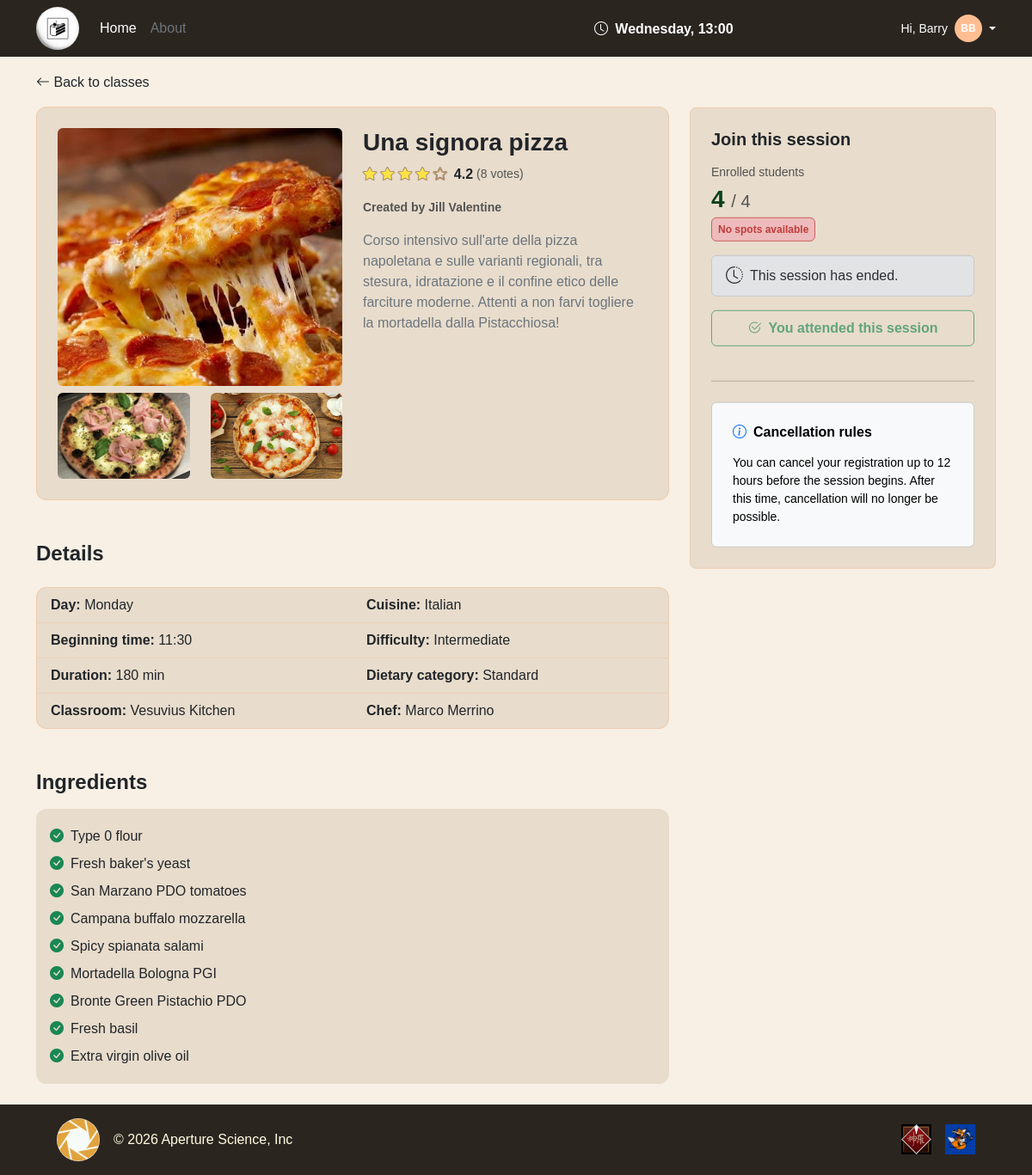
Before: /session_details/10 (signed in) with the older database file.
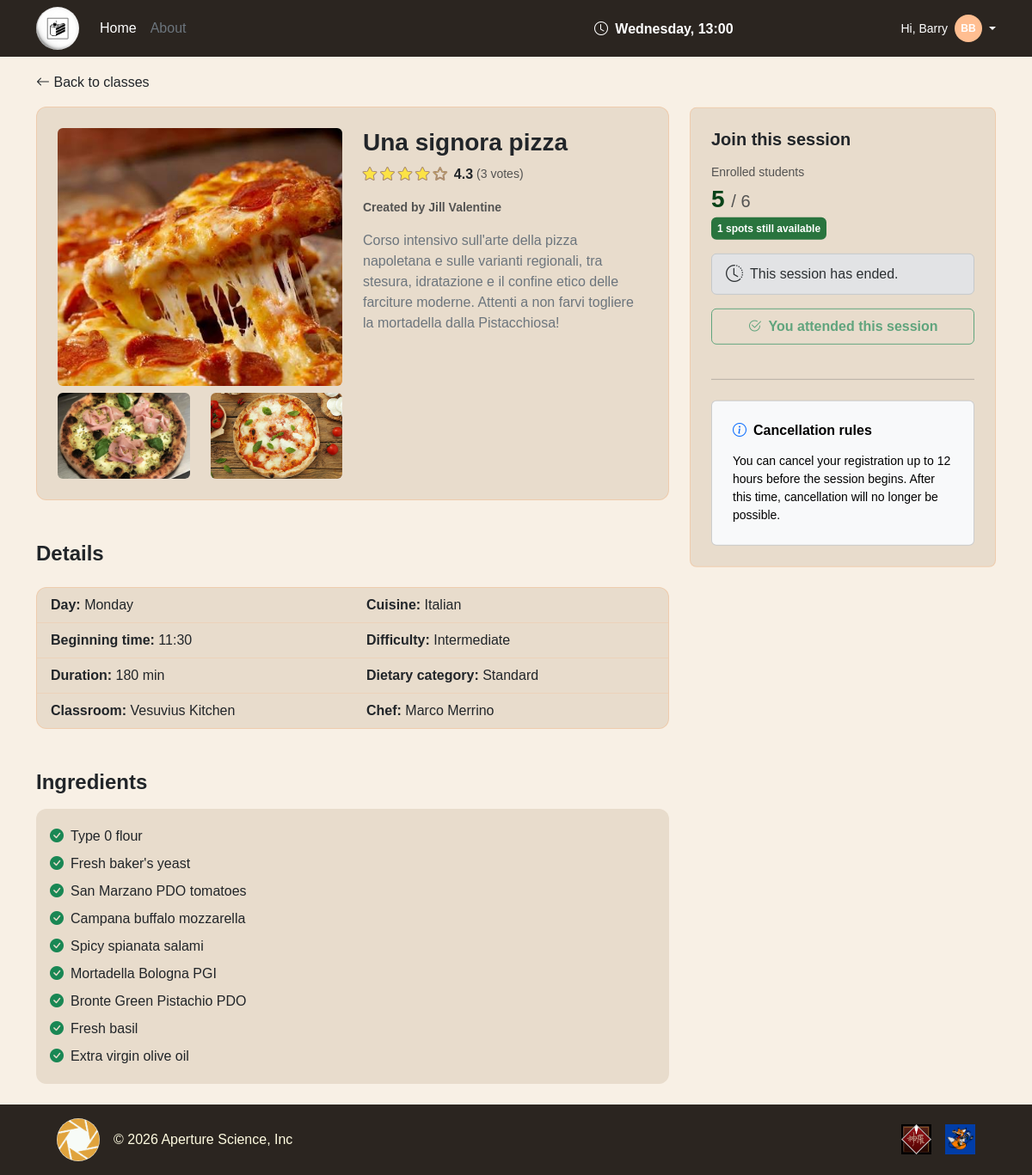
After: the same page with the newer database file.
### tables this page shows
CREATE TABLE "USER" (
	"email"	TEXT NOT NULL UNIQUE,
	"first_name"	TEXT NOT NULL,
	"last_name"	TEXT NOT NULL,
	"password_hash"	TEXT NOT NULL,
	"role"	TEXT NOT NULL CHECK("role" IN ('manager', 'student')),
	PRIMARY KEY("email")
);

CREATE TABLE "COOKING_CLASS" (
	"id"	INTEGER NOT NULL UNIQUE,
	"cuisine"	TEXT NOT NULL,
	"title"	TEXT NOT NULL,
	"duration"	INTEGER NOT NULL,
	"difficulty"	TEXT NOT NULL CHECK("difficulty" IN ('Beginner', 'Intermediate', 'Advanced')),
	"chef_name"	TEXT NOT NULL,
	"description"	TEXT NOT NULL,
	"dietary_category"	TEXT NOT NULL CHECK("dietary_category" IN ('Standard', 'Vegetarian', 'Vegan', 'Gluten-free')),
	"photo_1"	TEXT NOT NULL,
	"photo_2"	TEXT NOT NULL,
	"photo_3"	TEXT NOT NULL,
	"USER_email"	TEXT NOT NULL,
	PRIMARY KEY("id" AUTOINCREMENT),
	FOREIGN KEY("USER_email") REFERENCES "USER"("email") ON DELETE CASCADE
);

CREATE TABLE "CLASS_SESSION" (
	"id"	INTEGER NOT NULL UNIQUE,
	"max_capacity"	INTEGER NOT NULL,
	"start_time"	TEXT NOT NULL,
	"day_of_week"	TEXT NOT NULL,
	"kitchen"	TEXT NOT NULL,
	"COOKING_CLASS_id"	INTEGER NOT NULL,
	PRIMARY KEY("id" AUTOINCREMENT),
	FOREIGN KEY("COOKING_CLASS_id") REFERENCES "COOKING_CLASS"("id") ON DELETE CASCADE
);

CREATE TABLE "INGREDIENT" (
	"id"	INTEGER NOT NULL UNIQUE,
	"name"	TEXT NOT NULL,
	"COOKING_CLASS_id"	INTEGER NOT NULL,
	PRIMARY KEY("id" AUTOINCREMENT),
	FOREIGN KEY("COOKING_CLASS_id") REFERENCES "COOKING_CLASS"("id") ON DELETE CASCADE
);

### app.py (the view)
@app.route("/session_details/<int:session_id>")
def session_details(session_id):
    session_class = cooking_class_dao.get_single_session(session_id)
    if not session_class:
        return redirect(url_for("home"))
    ingredients = cooking_class_dao.get_ingredients_per_class(session_class["COOKING_CLASS_id"])
    available_spots = cooking_class_dao.get_available_spots(session_id)
    rating, total_votes = cooking_class_dao.get_class_rating(session_class["COOKING_CLASS_id"])
    manager = user_dao.get_user_by_email(session_class["USER_email"])
    name_manager = f"{manager['first_name']} {manager['last_name']}"
    day = session_class["day_of_week"]
    time = session_class["start_time"]
    duration = session_class["duration"]
    deletable = utilities_dao.check_delete_eligibility(day, time)
    passed_session = utilities_dao.check_end_of_session(day, time, duration)
    session_started = utilities_dao.check_end_of_session(day, time, 0)
    session_in_progress = session_started and not passed_session
    user_status = None
    max_bookings_reached = False
    has_conflict = False
    if current_user.is_authenticated and current_user.role == "student":
        user_status = booking_dao.check_existing_booking(current_user.email, session_id)
        max_bookings_reached = booking_dao.count_user_enrollments(current_user.email) >= utilities_dao.MAX_ENROLLMENTS
        has_conflict = booking_dao.check_time_conflict(current_user.email, session_id)
    return render_template(
        "public/session_details.html",
        session_class=session_class,
        session_id=session_id,
        ingredients=ingredients,
        available_spots=available_spots,
        user_status=user_status,
        passed_session=passed_session,
        max_bookings_reached=max_bookings_reached,
        rating=rating,
        total_votes=total_votes,
        deletable=deletable,
        session_in_progress=session_in_progress,
        has_conflict=has_conflict,
        name_manager=name_manager,
        max_enrollments=utilities_dao.MAX_ENROLLMENTS
        )

### templates/public/session_details.html (shortened to what this page needs)
{% extends "base.html" %}
{% block content %}
<div class="container my-4">
    <div class="row">
        <div class="col-md-8">
            <a href="{{ url_for('home')}}" class="text-dark text-decoration-none d-inline-block mb-3">
                <i class="bi bi-arrow-left"></i> Back to classes
            </a>
            <div class="card p-3 p-md-4">
                <div class="row">
                    <div class="col-md-6">
                        <img src="{{ url_for('static', filename='img/classes/' ~ session_class.photo_1) }}"
                            class="rounded w-100 mb-2 object-fit-cover detail-main-img">
                        <div class="row">
                            <div class="col-6">
                                <img src="{{ url_for('static', filename='img/classes/' ~ session_class.photo_2) }}"
                                    class="rounded w-100 object-fit-cover detail-thumb-img">
                            </div>
                            <div class="col-6">
                                <img src="{{ url_for('static', filename='img/classes/' ~ session_class.photo_3) }}"
                                    class="rounded w-100 object-fit-cover detail-thumb-img">
                            </div>
                        </div>
                    </div>
                    <div class="col-md-6">
                        <h3 class="fw-bold">{{ session_class.title }}</h3>
                        <div class="d-flex align-items-center mb-3">
                            <div class="joe-star me-2">
                                {% for i in range(1, 6) %}
                                <i class="bi bi-star{{ '-fill' if rating >= i else '' }}"></i>
                                {% endfor %}
                            </div>
                            <span class="fw-bold text-dark me-1">{{ "%.1f"|format(rating) }}</span>
                            <span class="text-muted small">({{ total_votes }} votes)</span>
                        </div>
                        <p class="small fw-semibold text-muted">Created by {{ name_manager }}</p>
                        <p class="text-secondary">{{ session_class.description }}</p>
                    </div>
                </div>
            </div>
            <div class="mt-5">
                <h4 class="fw-bold mb-4">Details</h4>
                <div class="card overflow-hidden">
                    <div class="row g-0">
                        <div class="col-md-6">
                            <ul class="list-group list-group-flush">
                                <li class="list-group-item"><strong>Day:</strong> {{ session_class.day_of_week }}</li>
                                <li class="list-group-item"><strong>Beginning time:</strong> {{ session_class.start_time }}</li>
                                <li class="list-group-item"><strong>Duration:</strong> {{ session_class.duration }} min</li>
                                <li class="list-group-item"><strong>Classroom:</strong> {{ session_class.kitchen }}</li>
                            </ul>
                        </div>
                        <div class="col-md-6">
                            <ul class="list-group list-group-flush">
                                <li class="list-group-item"><strong>Cuisine:</strong> {{ session_class.cuisine }}</li>
                                <li class="list-group-item"><strong>Difficulty:</strong> {{ session_class.difficulty }}</li>
                                <li class="list-group-item"><strong>Dietary category:</strong> {{ session_class.dietary_category }}</li>
                                <li class="list-group-item"><strong>Chef:</strong> {{ session_class.chef_name }}</li>
                            </ul>
                        </div>
                    </div>
                </div>
            </div>
            <div class="mt-5">
                <h4 class="fw-bold mb-3">Ingredients</h4>
                <div class="card border-0 p-3">
                    <ul class="list-unstyled mb-0">
                        {% for ingredient in ingredients %}
                        <li class="py-1"><i class="bi bi-check-circle-fill text-success me-2"></i>{{ ingredient.name }}</li>
                        {% endfor %}
                    </ul>
                </div>
            </div>
        </div>
        <div class="col-md-4">
            <div class="sticky-top sticky-sidebar-offset">
                <div class="card p-4 rounded-3">
                    <h5 class="fw-bold mb-3">Join this session</h5>
                    <p class="text-muted small mb-1">Enrolled students</p>
                    <div class="h3 fw-bold session-spots mb-1">
                        {{ session_class.max_capacity - available_spots }} <span class="text-muted fs-5 fw-normal"> / {{ session_class.max_capacity }}</span>
                    </div>
                    <p class="small mb-3">
                        {% if available_spots > 0 %}
                        <span class="badge spots-badge free">{{ available_spots }} spots still available</span>
                        {% else %}
                        <span class="badge spots-badge full">No spots available</span>
                        {% endif %}
                    </p>
                    {% if not current_user.is_authenticated %}
                        {% if passed_session %}
                        <button class="btn btn-secondary w-100 py-2 fw-semibold mb-3" disabled>Session ended</button>
                        {% elif session_in_progress %}
                        <button class="btn btn-secondary w-100 py-2 fw-semibold mb-3" disabled>Session started</button>
                        {% else %}
                        <a href="{{ url_for('login') }}" class="btn btn-primary w-100 py-2 fw-semibold mb-3">Log in to participate</a>
                        {% endif %}
                    {% elif current_user.role == 'student' %}
                        {% if passed_session %}
                            <div class="alert alert-secondary d-flex align-items-center mb-3 py-2" role="alert">
                                <i class="bi bi-clock-history me-2 fs-5"></i>
                                <p class="mb-0">This session has ended.</p>
                            </div>
                            {% if user_status == 'ENROLLED' %}
                                <button class="btn btn-outline-success w-100 py-2 fw-semibold mb-3" disabled>
                                    <i class="bi bi-check2-circle me-1"></i> You attended this session
                                </button>
                            {% endif %}
                        {% endif %}
                    {% endif %}
                    {% if not current_user.is_authenticated or current_user.role == 'student' %}
                    <hr class="my-4">
                    <div class="card text-bg-light p-4">
                        <h6 class="fw-bold mb-3"><i class="bi bi-info-circle me-2 text-primary"></i>Cancellation rules</h6>
                        <p class="small mb-0">
                            You can cancel your registration up to 12 hours before the session begins.
                            After this time, cancellation will no longer be possible.
                        </p>
                    </div>
                    {% endif %}
                </div>
            </div>
        </div>
    </div>
</div>
{% endblock %}

### templates/base.html (shortened to what this page needs)
<!DOCTYPE html>
<html lang="en">
<head>
    <link href="https://cdn.jsdelivr.net/npm/bootstrap@5.3.3/dist/css/bootstrap.min.css" rel="stylesheet">
    <link rel="stylesheet" href="https://cdn.jsdelivr.net/npm/bootstrap-icons@1.11.3/font/bootstrap-icons.min.css">
    <link rel="stylesheet" href="{{ url_for('static', filename='css/root.css') }}">
    <link rel="stylesheet" href="{{ url_for('static', filename='css/index.css') }}">
    <link rel="stylesheet" href="{{ url_for('static', filename='css/authentication.css') }}">
    <link rel="stylesheet" href="{{ url_for('static', filename='css/profiles.css') }}">
    <link rel="stylesheet" href="{{ url_for('static', filename='css/session.css') }}">
</head>
<body class="d-flex flex-column min-vh-100">
    <header class="fixed-top py-2 app-header">
        <div class="container">
            <div class="d-flex flex-wrap align-items-center">
                <a href="{{ url_for('home') }}" class="d-flex align-items-center me-3 text-white text-decoration-none">
                    <img class="site-logo rounded-circle" width="50" height="50"
                        src="{{ url_for('static', filename='img/logos/cake_3.jpg') }}"
                        alt="The cake is a lie logo">
                </a>
                <ul class="nav me-auto mb-2 mb-md-0">
                    <li><a href="{{ url_for('home') }}" class="nav-link px-2 text-white">Home</a></li>
                    <li><a href="#" class="nav-link px-2 text-secondary">About</a></li>
                </ul>
                <span class="badge fs-6 me-3">
                    <i class="bi bi-clock me-1"></i> {{ current_day }}, {{ current_time }}
                </span>
                <div class="col-md-3 text-end">
                    {% if not current_user.is_authenticated %}
                    <a href="{{ url_for('login') }}" type="button" class="btn btn-primary me-2">Login</a>
                    {% else %}
                    <div class="dropdown text-end">
                        <a href="#"
                            class="d-inline-flex align-items-center text-white text-decoration-none dropdown-toggle"
                            data-bs-toggle="dropdown" aria-expanded="false">
                            <span class="me-2 small">Hi, {{ current_user.first_name }}</span>
                            <span class="avatar-initials btn-primary text-white rounded-circle d-inline-flex align-items-center justify-content-center me-1">
                                {{ current_user.first_name[0] }}{{ current_user.last_name[0] }}
                            </span>
                        </a>
                    </div>
                    {% endif %}
                </div>
            </div>
        </div>
    </header>
    <main class="flex-grow-1">
        {% block content %}
        {% endblock %}
    </main>
    <footer class="py-3 mt-auto app-footer">
        <div class="container">
            <div class=" d-flex flex-wrap justify-content-between align-items-center">
                <div class="col-md-4 d-flex align-items-center mx-4">
                    <a href="{{ url_for('home') }}" class="d-flex align-items-center me-3 text-white text-decoration-none">
                        <img class="site-logo rounded-circle" width="50" height="50" src="{{ url_for('static', filename='img/logos/aperture_science.jpg') }}" alt="">
                    </a>
                    <span class="text-body-primary">© 2026 Aperture Science, Inc</span>
                </div>
                <ul class="nav col-md-4 justify-content-end list-unstyled d-flex mx-4">
                    <li class="ms-3">
                        <a class="text-body-secondary" href="#" aria-label="Shinra Inc">
                            <img src="{{ url_for('static', filename='img/logos/shinra_logo.jpg') }}" alt="Shinra Inc" width="35" height="35">
                        </a>
                    </li>
                    <li class="ms-3">
                        <a class="text-body-secondary" href="#" aria-label="Fox Hound">
                            <img src="{{ url_for('static', filename='img/logos/fox_hound_logo.jpg') }}" alt="Fox Hound" width="35" height="35">
                        </a>
                    </li>
                </ul>
            </div>
        </div>
    </footer>
</body>
</html>

Changed rows visible on the page:
changed CLASS_SESSION "Monday": session_class.max_capacity-available_spots "4" → "5"; max_capacity "4" → "6"
Other visible differences:
{{ "%.1f"|format(rating) }}: "4.2" → "4.3"
{{ total_votes }}: "8" → "3"
{{ available_spots }}: (not shown) → "1"
text no longer shown: "No spots available"
text now shown: "spots still available"
